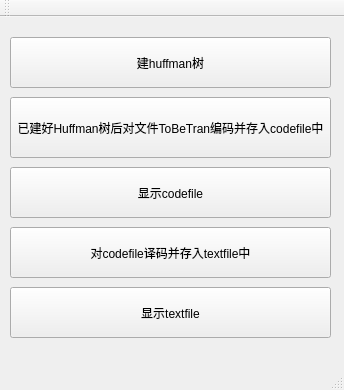
<?xml version="1.0" encoding="UTF-8"?>
<ui version="4.0">
 <class>MainWindow</class>
 <widget class="QMainWindow" name="MainWindow">
  <property name="geometry">
   <rect>
    <x>0</x>
    <y>0</y>
    <width>344</width>
    <height>390</height>
   </rect>
  </property>
  <property name="windowTitle">
   <string>MainWindow</string>
  </property>
  <widget class="QWidget" name="centralWidget">
   <widget class="QPushButton" name="pushButton">
    <property name="geometry">
     <rect>
      <x>10</x>
      <y>20</y>
      <width>321</width>
      <height>51</height>
     </rect>
    </property>
    <property name="text">
     <string>建huffman树</string>
    </property>
   </widget>
   <widget class="QPushButton" name="pushButton_2">
    <property name="geometry">
     <rect>
      <x>10</x>
      <y>80</y>
      <width>321</width>
      <height>61</height>
     </rect>
    </property>
    <property name="text">
     <string>已建好Huffman树后对文件ToBeTran编码并存入codefile中</string>
    </property>
   </widget>
   <widget class="QPushButton" name="pushButton_3">
    <property name="geometry">
     <rect>
      <x>10</x>
      <y>150</y>
      <width>321</width>
      <height>51</height>
     </rect>
    </property>
    <property name="text">
     <string>显示codefile</string>
    </property>
   </widget>
   <widget class="QPushButton" name="pushButton_4">
    <property name="geometry">
     <rect>
      <x>10</x>
      <y>210</y>
      <width>321</width>
      <height>51</height>
     </rect>
    </property>
    <property name="text">
     <string>对codefile译码并存入textfile中</string>
    </property>
   </widget>
   <widget class="QPushButton" name="pushButton_5">
    <property name="geometry">
     <rect>
      <x>10</x>
      <y>270</y>
      <width>321</width>
      <height>51</height>
     </rect>
    </property>
    <property name="text">
     <string>显示textfile</string>
    </property>
   </widget>
  </widget>
  <widget class="QMenuBar" name="menuBar">
   <property name="geometry">
    <rect>
     <x>0</x>
     <y>0</y>
     <width>344</width>
     <height>23</height>
    </rect>
   </property>
  </widget>
  <widget class="QToolBar" name="mainToolBar">
   <attribute name="toolBarArea">
    <enum>TopToolBarArea</enum>
   </attribute>
   <attribute name="toolBarBreak">
    <bool>false</bool>
   </attribute>
  </widget>
  <widget class="QStatusBar" name="statusBar"/>
  <action name="action">
   <property name="text">
    <string>添加新的节点</string>
   </property>
  </action>
 </widget>
 <layoutdefault spacing="6" margin="11"/>
 <resources/>
 <connections/>
</ui>
